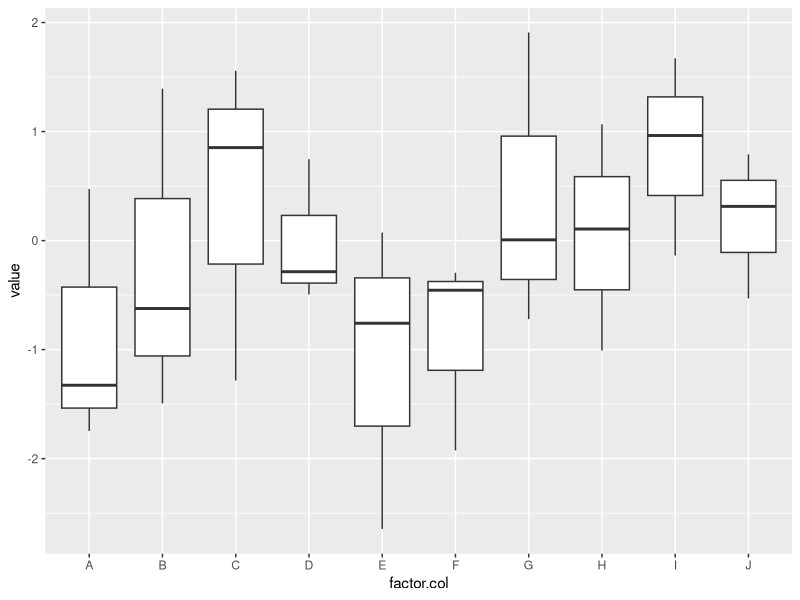

Write R code to recreate this figure.
# How to use reshape to reshuffle data ------------------------------------
# Your sample data...
df <- data.frame(id = 1:10,
               var1 = rnorm(10),
               var2 = rnorm(10),
               var3= rnorm(10),
               factor.col= LETTERS[1:10]
)

head(df)

# Use the reshape2 package to merge the columns by id and factor.col
library(reshape2)
df_long <- melt(df, id=c("id","factor.col"))
head(df_long)

# And now plot the boxplots
library(ggplot2)
ggplot(df_long,aes(x=factor.col,y=value)) + 
  geom_boxplot()

# https://stackoverflow.com/questions/26164676/ggplot-boxplot-for-multiple-columns-with-a-factor/26165302